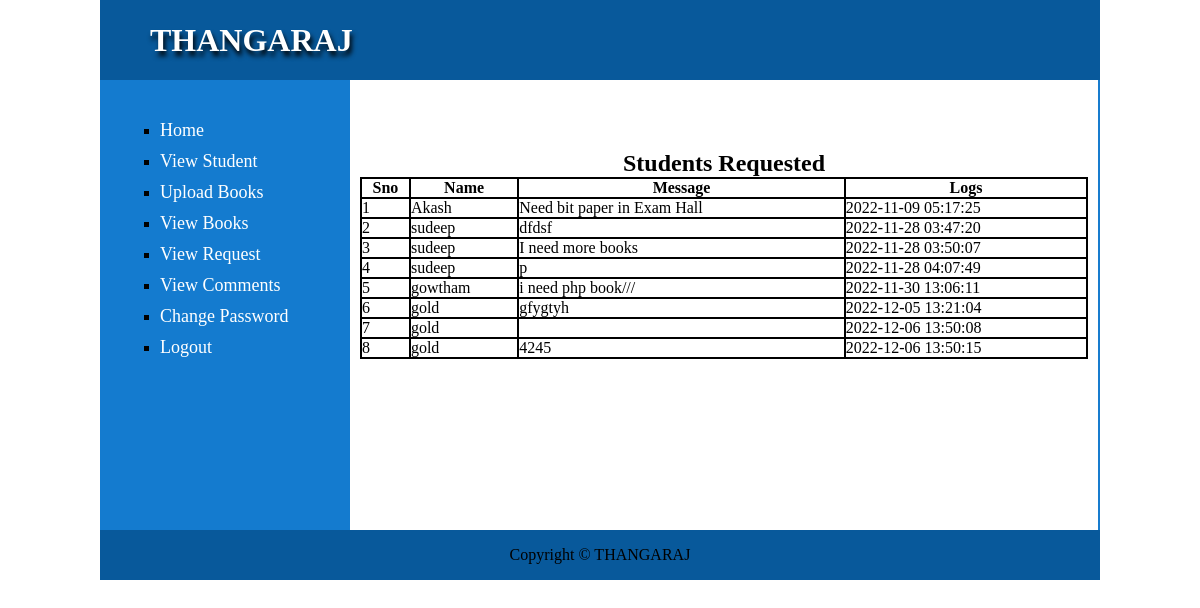
Page /view_request.php (signed in) on the committed database.
### tables this page shows
CREATE TABLE IF NOT EXISTS `student` (
  `ID` int(11) NOT NULL AUTO_INCREMENT,
  `NAME` varchar(50) NOT NULL,
  `PASS` varchar(20) NOT NULL,
  `MAIL` varchar(40) NOT NULL,
  `DEP` varchar(20) NOT NULL,
  `RESUME` varchar(255) DEFAULT NULL,
  PRIMARY KEY (`ID`)
);

CREATE TABLE IF NOT EXISTS `request` (
  `RID` int(11) NOT NULL AUTO_INCREMENT,
  `ID` int(11) NOT NULL,
  `MESSAGE` varchar(500) NOT NULL,
  `LOGS` datetime NOT NULL,
  PRIMARY KEY (`RID`)
);

### view_request.php (the view, shortened to what this page needs)
<?php
include 'db.php';
?>
<!DOCTYPE html>
<html lang="en">
<head>
    <link rel="stylesheet" href="css/style.css">
</head>
<body>
    <div class="container">
    <div class="title">
       <h1> THANGARAJ</h1>
    </div>
    <div class="wrapper">
    <h2 class="center"> Students Requested</h2>
<?php
$sql="SELECT student.NAME,request.MESSAGE,request.LOGS FROM student INNER join  request on student.ID=request.ID ";
$result=$db->query($sql);
if($row=$result->num_rows>0){
echo "<table>
<tr>
<th>Sno</th>
<th>Name</th>
<th>Message</th>
<th>Logs</th></tr>";
$i=0;
while($row=$result->fetch_assoc())
{
    $i++;
    echo "<tr>
    <td>{$i}</td>
    <td>{$row['NAME']}</td>
    <td>{$row['MESSAGE']}</td>
    <td>{$row['LOGS']}</td>
    </tr>";
}
echo "</table>";
}else{
    echo "<p class='error'>No Students Request</p>";
}
?>
    </div>
    <div class="nav">
       <?php
      include "anav.php";
       ?>
    </div>
<div class="footer">
    <p>Copyright &copy; THANGARAJ</p>
</div>
    </div>
</body>
</html>

### css/style.css (style rules this page uses)
* { margin: 0; padding: 0; box-sizing: border-box; }
.container { width: 1000px; margin: auto; }
.title { width: 100%; background: rgb(8, 89, 155); height: 80px; line-height: 80px; padding-left: 50px; }
.title h1 { color: #fff; text-shadow: 2px 5px 5px rgb(0, 0, 0); }
.wrapper { width: 75%; float: right; height: 450px; padding: 10px; border-right: 2px solid rgb(24, 124, 206); }
.nav { width: 25%; background-color: rgb(20, 123, 207); float: right; height: 450px; padding-left: 60px; padding-top: 30px; }
.footer { height: 50px; line-height: 50px; background-color: rgb(8, 89, 155); clear: both; width: 100%; text-align: center; }
.center { text-align: center; margin-top: 60px; }
table { width: 100%; border-collapse: collapse; }
table th,table td { border: 2px solid #000; }

### rows in the picture
student: NAME "Akash", request.MESSAGE "Need bit paper in Exam Hall", request.LOGS "2022-11-09 05:17:25"
student: NAME "sudeep", request.MESSAGE "dfdsf", request.LOGS "2022-11-28 03:47:20", request.MESSAGE "I need more books", request.LOGS "2022-11-28 03:50:07", request.MESSAGE "p", request.LOGS "2022-11-28 04:07:49"
student: NAME "gowtham", request.MESSAGE "i need php book///", request.LOGS "2022-11-30 13:06:11"
student: NAME "gold", request.MESSAGE "gfygtyh", request.LOGS "2022-12-05 13:21:04", request.LOGS "2022-12-06 13:50:08", request.MESSAGE "4245", request.LOGS "2022-12-06 13:50:15"
